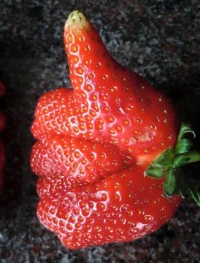
#> input picture kepek/eper.jpg, 200 x 263 px
$ python lab2.py
#> lines starting #> are read from the running program, lines starting #| are printed output that depends on the picture
#!/usr/bin/env python3
import cv2
import numpy as np


def main():
    # Load the input color image (eper.jpg)
    im = cv2.imread("../kepek/eper.jpg")
#> im is the input picture: shape (263, 200, 3); mean B, G, R 46.3, 51.4, 108.4

    # Task 1: Create images with one color channel set to zero
    b, g, r = cv2.split(im)
    zb = np.zeros_like(b)
    zg = np.zeros_like(g)
    zr = np.zeros_like(r)

    im_b = cv2.merge([zb, g, r])
    im_g = cv2.merge([b, zg, r])
    im_r = cv2.merge([b, g, zr])

    # Task 2: Create images with two color channels set to zero
    im_bg = cv2.merge([zb, zg, r])
    im_gr = cv2.merge([b, zg, zr])
    im_br = cv2.merge([zb, g, zr])

    # Task 3: Permute color channels
    im_permuted_1 = cv2.merge([r, g, b])
    im_permuted_2 = cv2.merge([r, b, g])
    im_permuted_3 = cv2.merge([g, r, b])
    im_permuted_4 = cv2.merge([g, b, r])
    im_permuted_5 = cv2.merge([b, r, g])
    im_permuted_6 = cv2.merge([b, g, r])

    # Task 4: Create images with one color channel replaced by its negative
    im_neg_b = cv2.merge([~b, g, r])
    im_neg_g = cv2.merge([b, ~g, r])
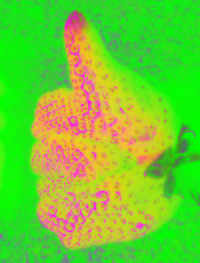
#> im_neg_g: shape (263, 200, 3); mean B, G, R 46.3, 203.6, 108.4
    im_neg_r = cv2.merge([b, g, ~r])
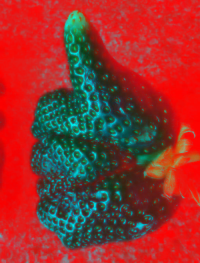
#> im_neg_r: shape (263, 200, 3); mean B, G, R 46.3, 51.4, 146.6

    # Task 5: Replace the Y channel with its negative using YCrCb encoding
    im_ycrcb = cv2.cvtColor(im, cv2.COLOR_BGR2YCrCb)
#> im_ycrcb: shape (263, 200, 3); mean of channels 0, 1, 2 67.8, 156.9, 115.9
    y, cr, cb = cv2.split(im_ycrcb)
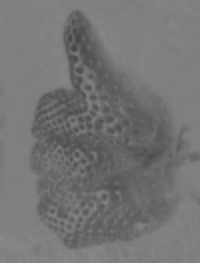
#> cb: shape (263, 200); min 68, max 138, mean 115.9
    im_neg_y = cv2.merge([~y, cr, cb])
#> im_neg_y: shape (263, 200, 3); mean of channels 0, 1, 2 187.2, 156.9, 115.9
    im_neg_ycrcb = cv2.cvtColor(im_neg_y, cv2.COLOR_YCrCb2BGR)
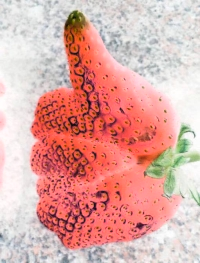
#> im_neg_ycrcb: shape (263, 200, 3); mean B, G, R 165.7, 170.7, 223.9

    # Task 6: Create the negative of the original image
    im_neg = ~im
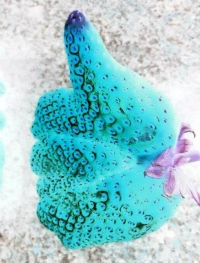
#> im_neg: shape (263, 200, 3); mean B, G, R 208.7, 203.6, 146.6

    # Create a big image to display results
    im_big = np.zeros((im.shape[0] * 3, im.shape[1] * 6, im.shape[2]), dtype=np.uint8)
    im_big[:] = (128, 128, 255)  # Set the background color

    # Function to display images on the big image
    def show_my_image(im_big, im, index):
#> called with index = 0
        im_copy = im.copy()
        row_start = (index // 6) * im.shape[0]
#> row_start = 0
        row_end = row_start + im.shape[0]
#> row_end = 263
        col_start = (index % 6) * im.shape[1]
#> col_start = 0
        col_end = col_start + im.shape[1]
#> col_end = 200
        im_big[row_start:row_end, col_start:col_end] = im_copy
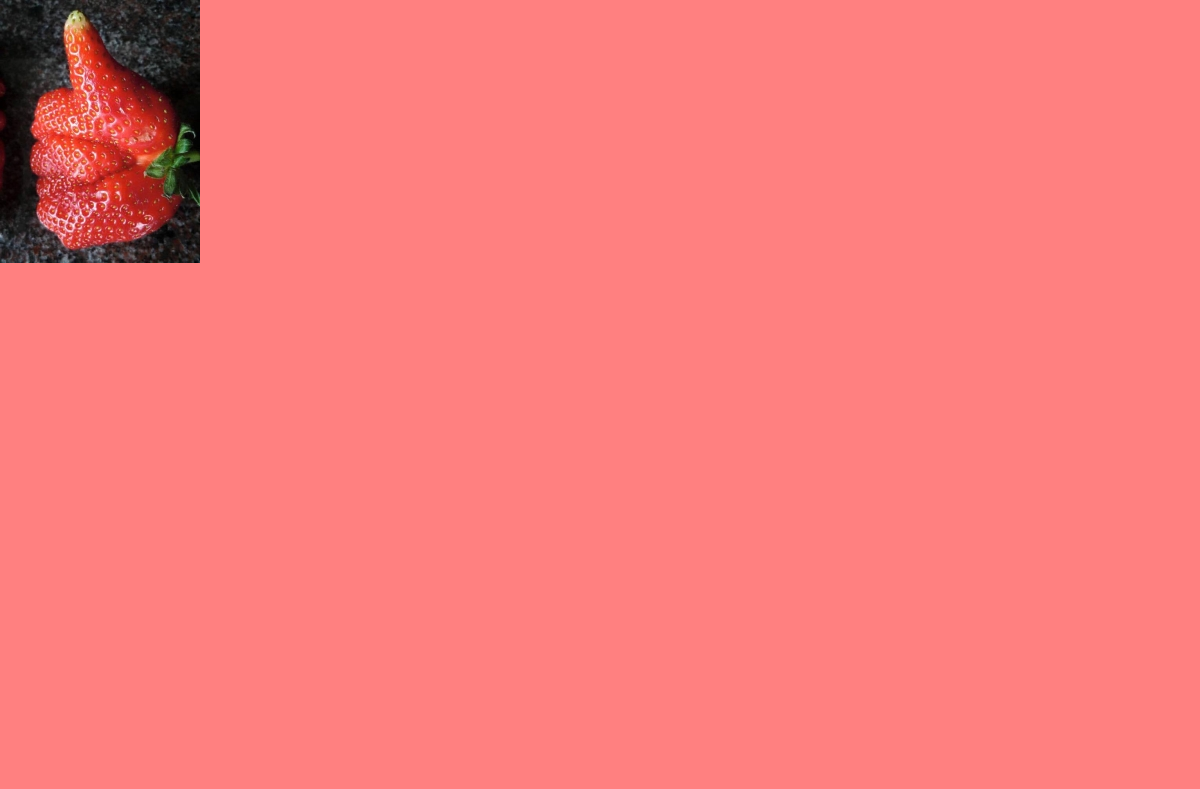
#> im_big: shape (789, 1200, 3); mean B, G, R 123.5, 123.7, 246.9
        return index + 1

    index = 0

    # Display images on the big image
    index = show_my_image(im_big, im, index)  # Display the original RGB image
#> index = 1
    index = show_my_image(im_big, im_b, index)
#> index = 2
    index = show_my_image(im_big, im_g, index)
#> index = 3
    index = show_my_image(im_big, im_r, index)
#> index = 4
    index = show_my_image(im_big, im_gr, index)
#> index = 5
    index = show_my_image(im_big, im_br, index)
#> index = 6

    index = show_my_image(im_big, im_bg, index)
#> index = 7
    index = show_my_image(im_big, im_permuted_6, index)
#> index = 8
    index = show_my_image(im_big, im_permuted_5, index)
#> index = 9
    index = show_my_image(im_big, im_permuted_4, index)
#> index = 10
    index = show_my_image(im_big, im_permuted_3, index)
#> index = 11
    index = show_my_image(im_big, im_permuted_2, index)
#> index = 12

    index = show_my_image(im_big, im_permuted_1, index)
#> index = 13
    index = show_my_image(im_big, im_neg_b, index)
#> index = 14
    index = show_my_image(im_big, im_neg_g, index)
#> index = 15
    index = show_my_image(im_big, im_neg_r, index)
#> index = 16
    index = show_my_image(im_big, im_neg_ycrcb, index)
#> index = 17
    show_my_image(im_big, im_neg, index)
#> in show_my_image (call 18), `col_start = (index % 6) * im.shape[1]`: col_start = 1000
#> in show_my_image (call 18), `col_end = col_start + im.shape[1]`: col_end = 1200
#> in show_my_image (call 18), `im_big[row_start:row_end, col_start:col_end] = im_copy`:
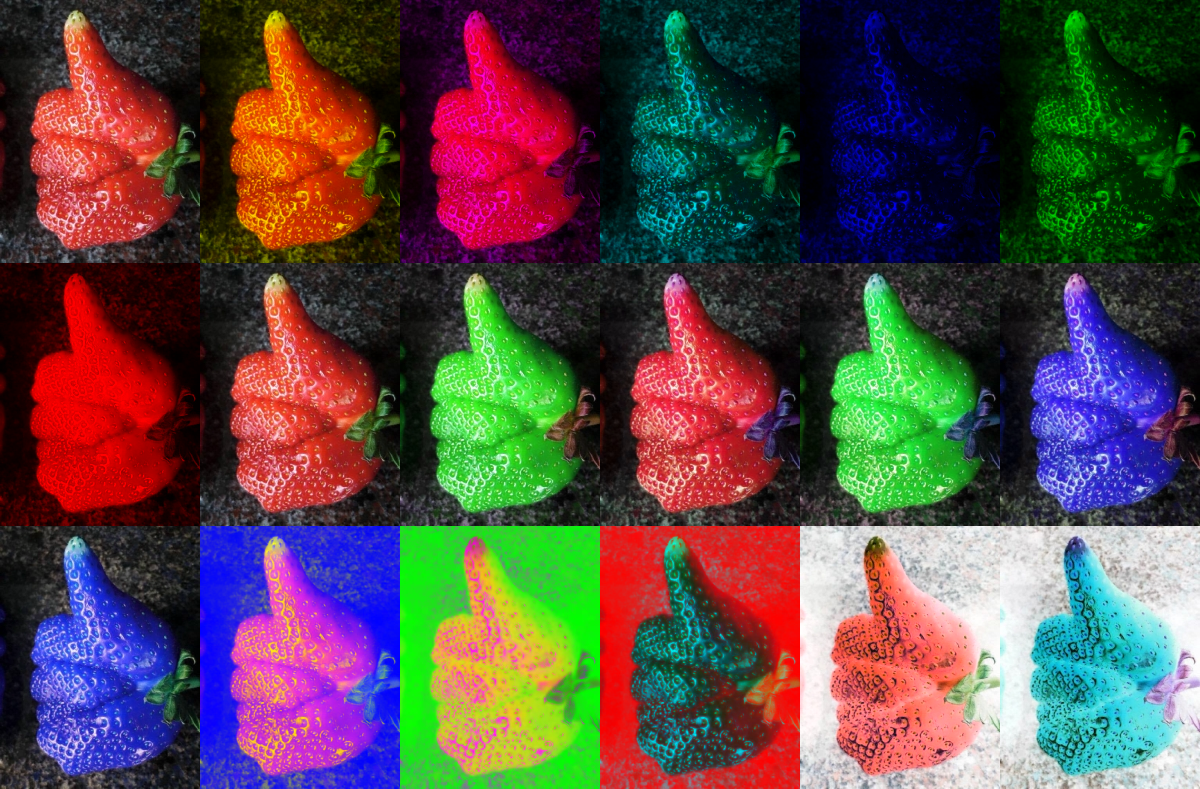
#> im_big: shape (789, 1200, 3); mean B, G, R 70.7, 72.1, 87.8

    cv2.imshow("Ablak", im_big)
    cv2.waitKey()
    cv2.destroyAllWindows()


if __name__ == "__main__":
    main()

$ run again, with kepek/2.JPG copied over kepek/eper.jpg
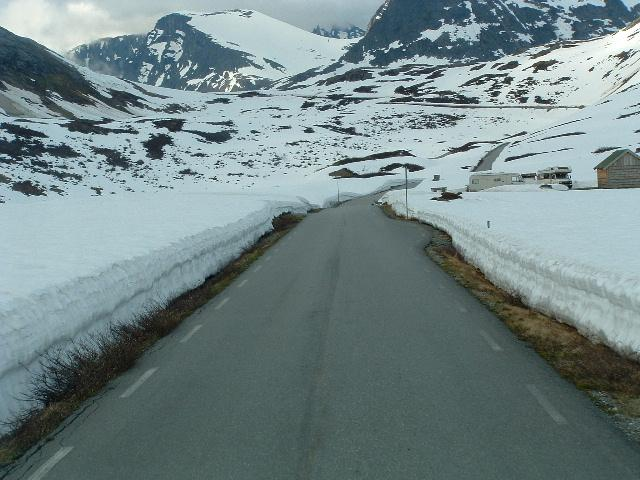
#> input picture kepek/2.JPG, 640 x 480 px
#> in main, im is the input picture: shape (480, 640, 3); mean B, G, R 135, 133.6, 115.2
#> im_ycrcb: shape (480, 640, 3); mean of channels 0, 1, 2 128.2, 118.7, 131.8
#> im_neg_y: shape (480, 640, 3); mean of channels 0, 1, 2 126.8, 118.7, 131.8
#> in main, `im_neg = ~im`:
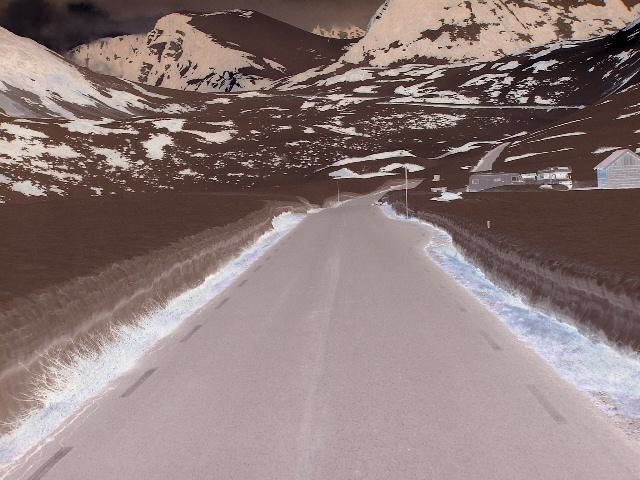
#> im_neg: shape (480, 640, 3); mean B, G, R 120, 121.4, 139.8
#> in main, `index = show_my_image(im_big, im, index)`: index = 1
#> in main, `index = show_my_image(im_big, im_b, index)`: index = 2
#> in main, `index = show_my_image(im_big, im_g, index)`: index = 3
#> in main, `index = show_my_image(im_big, im_r, index)`: index = 4
#> in main, `index = show_my_image(im_big, im_gr, index)`: index = 5
#> in main, `index = show_my_image(im_big, im_br, index)`: index = 6
#> in main, `index = show_my_image(im_big, im_bg, index)`: index = 7
#> in main, `index = show_my_image(im_big, im_permuted_6, index)`: index = 8
#> in main, `index = show_my_image(im_big, im_permuted_5, index)`: index = 9
#> in main, `index = show_my_image(im_big, im_permuted_4, index)`: index = 10
#> in main, `index = show_my_image(im_big, im_permuted_3, index)`: index = 11
#> in main, `index = show_my_image(im_big, im_permuted_2, index)`: index = 12
#> in main, `index = show_my_image(im_big, im_permuted_1, index)`: index = 13
#> in main, `index = show_my_image(im_big, im_neg_b, index)`: index = 14
#> col_start = 1280
#> col_end = 1920
#> in show_my_image (call 15), `im_big[row_start:row_end, col_start:col_end] = im_copy`:
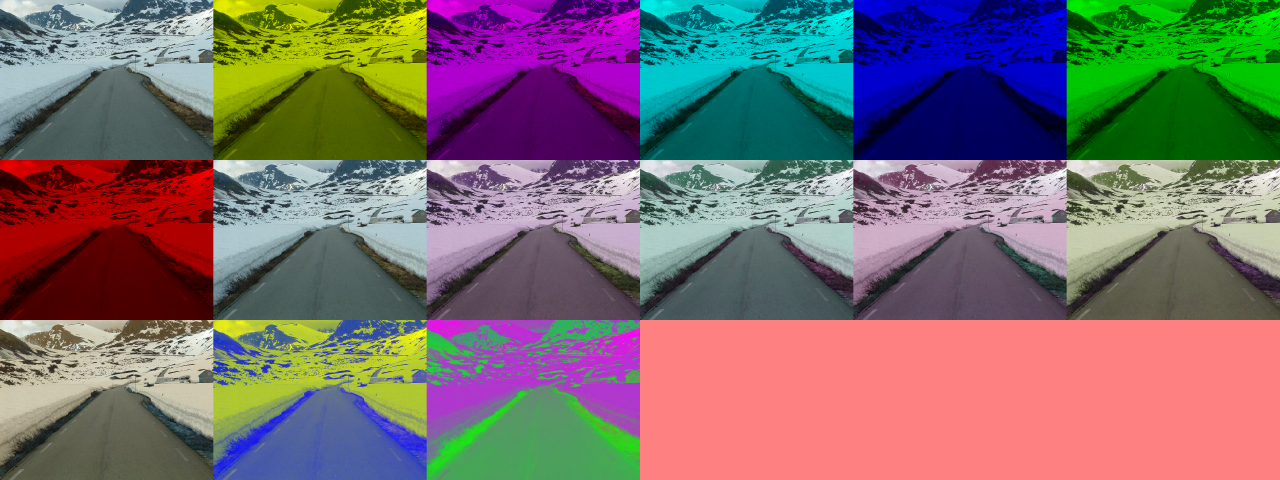
#> im_big: shape (1440, 3840, 3) (shown at 1/3 size); mean B, G, R 108.2, 107.8, 123.5
#> in main, `index = show_my_image(im_big, im_neg_g, index)`: index = 15
#> in main, `index = show_my_image(im_big, im_neg_r, index)`: index = 16
#> in main, `index = show_my_image(im_big, im_neg_ycrcb, index)`: index = 17

$ run again, with kepek/3.JPG copied over kepek/eper.jpg
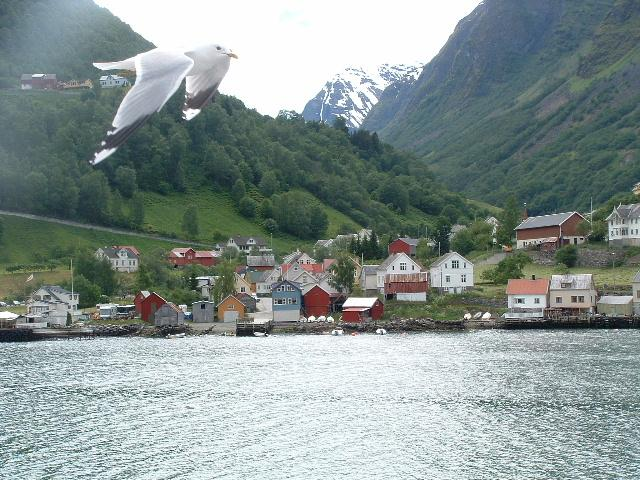
#> input picture kepek/3.JPG, 640 x 480 px
#> in main, im is the input picture: shape (480, 640, 3); mean B, G, R 146, 148.2, 135.4
#> im_ycrcb: shape (480, 640, 3); mean of channels 0, 1, 2 144.1, 121.8, 129.1
#> im_neg_y: shape (480, 640, 3); mean of channels 0, 1, 2 110.9, 121.8, 129.1
#> in main, `im_neg = ~im`:
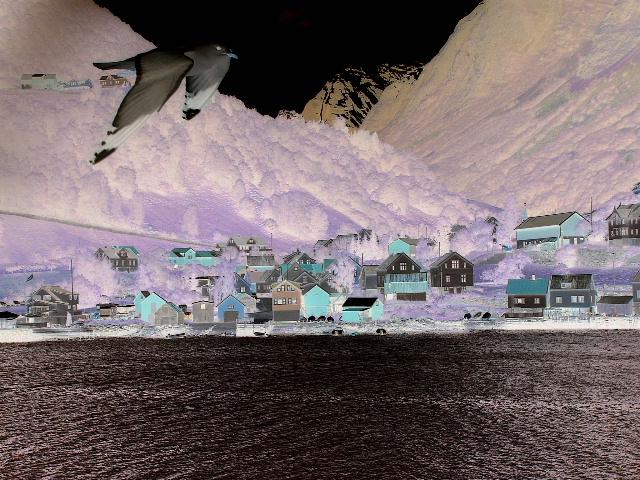
#> im_neg: shape (480, 640, 3); mean B, G, R 109, 106.8, 119.6
#> in main, `index = show_my_image(im_big, im, index)`: index = 1
#> in main, `index = show_my_image(im_big, im_b, index)`: index = 2
#> in main, `index = show_my_image(im_big, im_g, index)`: index = 3
#> in main, `index = show_my_image(im_big, im_r, index)`: index = 4
#> in main, `index = show_my_image(im_big, im_gr, index)`: index = 5
#> in main, `index = show_my_image(im_big, im_br, index)`: index = 6
#> in main, `index = show_my_image(im_big, im_bg, index)`: index = 7
#> in main, `index = show_my_image(im_big, im_permuted_6, index)`: index = 8
#> in main, `index = show_my_image(im_big, im_permuted_5, index)`: index = 9
#> in main, `index = show_my_image(im_big, im_permuted_4, index)`: index = 10
#> in main, `index = show_my_image(im_big, im_permuted_3, index)`: index = 11
#> in main, `index = show_my_image(im_big, im_permuted_2, index)`: index = 12
#> row_start = 960
#> row_end = 1440
#> col_start = 0
#> col_end = 640
#> in show_my_image (call 13), `im_big[row_start:row_end, col_start:col_end] = im_copy`:
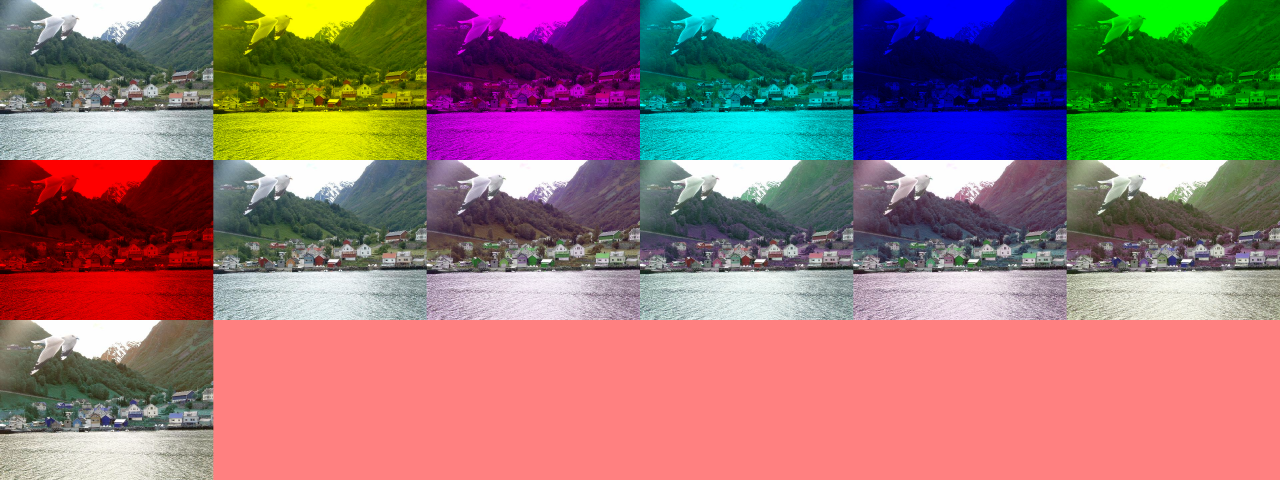
#> im_big: shape (1440, 3840, 3) (shown at 1/3 size); mean B, G, R 115.8, 116.2, 148.7
#> in main, `index = show_my_image(im_big, im_permuted_1, index)`: index = 13
#> in main, `index = show_my_image(im_big, im_neg_b, index)`: index = 14
#> in main, `index = show_my_image(im_big, im_neg_g, index)`: index = 15
#> in main, `index = show_my_image(im_big, im_neg_r, index)`: index = 16
#> in main, `index = show_my_image(im_big, im_neg_ycrcb, index)`: index = 17

$ run again, with kepek/4.JPG copied over kepek/eper.jpg
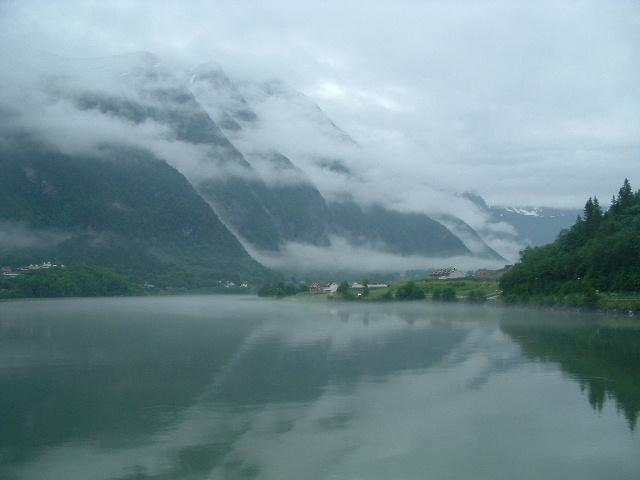
#> input picture kepek/4.JPG, 640 x 480 px
#> in main, im is the input picture: shape (480, 640, 3); mean B, G, R 149.4, 143.1, 117.4
#> im_ycrcb: shape (480, 640, 3); mean of channels 0, 1, 2 136.1, 114.6, 135.5
#> im_neg_y: shape (480, 640, 3); mean of channels 0, 1, 2 118.9, 114.6, 135.5
#> in main, `index = show_my_image(im_big, im, index)`: index = 1
#> in main, `index = show_my_image(im_big, im_b, index)`: index = 2
#> in main, `index = show_my_image(im_big, im_g, index)`: index = 3
#> in main, `index = show_my_image(im_big, im_r, index)`: index = 4
#> in main, `index = show_my_image(im_big, im_gr, index)`: index = 5
#> in main, `index = show_my_image(im_big, im_br, index)`: index = 6
#> in main, `index = show_my_image(im_big, im_bg, index)`: index = 7
#> in main, `index = show_my_image(im_big, im_permuted_6, index)`: index = 8
#> in main, `index = show_my_image(im_big, im_permuted_5, index)`: index = 9
#> in main, `index = show_my_image(im_big, im_permuted_4, index)`: index = 10
#> in main, `index = show_my_image(im_big, im_permuted_3, index)`: index = 11
#> in main, `index = show_my_image(im_big, im_permuted_2, index)`: index = 12
#> in main, `index = show_my_image(im_big, im_permuted_1, index)`: index = 13
#> in main, `index = show_my_image(im_big, im_neg_b, index)`: index = 14
#> in main, `index = show_my_image(im_big, im_neg_g, index)`: index = 15
#> in main, `index = show_my_image(im_big, im_neg_r, index)`: index = 16
#> in main, `index = show_my_image(im_big, im_neg_ycrcb, index)`: index = 17
#> col_start = 3200
#> col_end = 3840
#> in show_my_image (call 18), `im_big[row_start:row_end, col_start:col_end] = im_copy`:
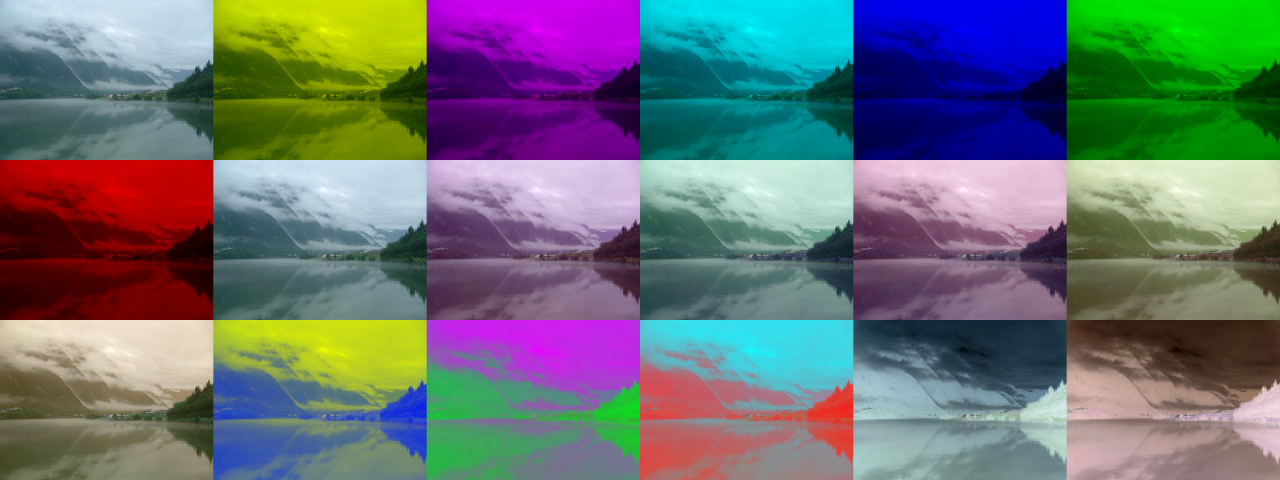
#> im_big: shape (1440, 3840, 3) (shown at 1/3 size); mean B, G, R 114.4, 112.7, 105.5
